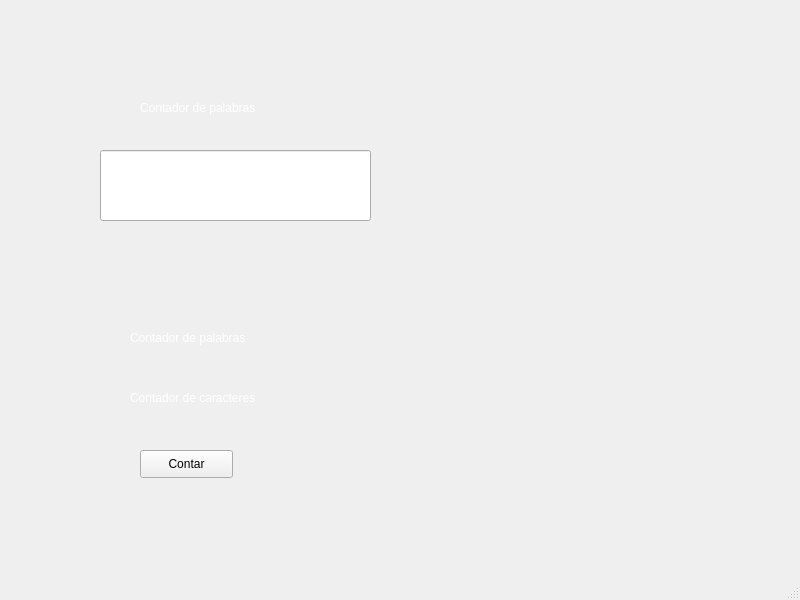
<?xml version="1.0" encoding="UTF-8"?>
<ui version="4.0">
 <class>MainWindow</class>
 <widget class="QMainWindow" name="MainWindow">
  <property name="geometry">
   <rect>
    <x>0</x>
    <y>0</y>
    <width>800</width>
    <height>600</height>
   </rect>
  </property>
  <property name="windowTitle">
   <string>MainWindow</string>
  </property>
  <widget class="QWidget" name="centralwidget">
   <widget class="QLabel" name="label">
    <property name="geometry">
     <rect>
      <x>0</x>
      <y>-20</y>
      <width>801</width>
      <height>501</height>
     </rect>
    </property>
    <property name="text">
     <string/>
    </property>
    <property name="pixmap">
     <pixmap>../../../../Pictures/Camera Roll/fondo.jpg</pixmap>
    </property>
    <property name="scaledContents">
     <bool>true</bool>
    </property>
   </widget>
   <widget class="QLabel" name="label_2">
    <property name="geometry">
     <rect>
      <x>140</x>
      <y>100</y>
      <width>191</width>
      <height>16</height>
     </rect>
    </property>
    <property name="styleSheet">
     <string notr="true">color: rgb(255, 255, 255);</string>
    </property>
    <property name="text">
     <string>Contador de palabras</string>
    </property>
   </widget>
   <widget class="QLineEdit" name="edtCaracteres">
    <property name="geometry">
     <rect>
      <x>100</x>
      <y>150</y>
      <width>271</width>
      <height>71</height>
     </rect>
    </property>
   </widget>
   <widget class="QLabel" name="label_3">
    <property name="geometry">
     <rect>
      <x>130</x>
      <y>330</y>
      <width>141</width>
      <height>16</height>
     </rect>
    </property>
    <property name="styleSheet">
     <string notr="true">color: rgb(255, 255, 255);</string>
    </property>
    <property name="text">
     <string>Contador de palabras </string>
    </property>
   </widget>
   <widget class="QLabel" name="label_4">
    <property name="geometry">
     <rect>
      <x>130</x>
      <y>390</y>
      <width>181</width>
      <height>16</height>
     </rect>
    </property>
    <property name="styleSheet">
     <string notr="true">color: rgb(255, 255, 255);
border-color: rgb(0, 0, 0);</string>
    </property>
    <property name="text">
     <string>Contador de caracteres </string>
    </property>
   </widget>
   <widget class="QPushButton" name="btContar">
    <property name="geometry">
     <rect>
      <x>140</x>
      <y>450</y>
      <width>93</width>
      <height>28</height>
     </rect>
    </property>
    <property name="text">
     <string>Contar</string>
    </property>
   </widget>
  </widget>
  <widget class="QMenuBar" name="menubar">
   <property name="geometry">
    <rect>
     <x>0</x>
     <y>0</y>
     <width>800</width>
     <height>26</height>
    </rect>
   </property>
  </widget>
  <widget class="QStatusBar" name="statusbar"/>
 </widget>
 <resources/>
 <connections/>
</ui>
